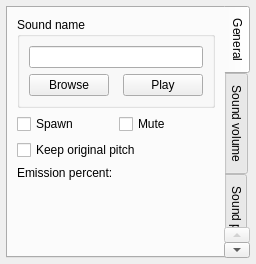
<?xml version="1.0" encoding="UTF-8"?>
<ui version="4.0">
 <class>CSoundPage</class>
 <widget class="QWidget" name="CSoundPage">
  <property name="geometry">
   <rect>
    <x>0</x>
    <y>0</y>
    <width>239</width>
    <height>264</height>
   </rect>
  </property>
  <property name="windowTitle">
   <string>Form</string>
  </property>
  <layout class="QGridLayout" name="gridLayout">
   <property name="margin">
    <number>6</number>
   </property>
   <item row="0" column="0">
    <widget class="QTabWidget" name="tabWidget">
     <property name="tabPosition">
      <enum>QTabWidget::East</enum>
     </property>
     <property name="currentIndex">
      <number>0</number>
     </property>
     <widget class="QWidget" name="tabWidgetPage1">
      <attribute name="title">
       <string>General</string>
      </attribute>
      <layout class="QGridLayout" name="gridLayout_3">
       <item row="0" column="0">
        <widget class="QGroupBox" name="groupBox">
         <property name="title">
          <string>Sound name</string>
         </property>
         <layout class="QGridLayout" name="gridLayout_2">
          <item row="0" column="0" colspan="3">
           <widget class="QLineEdit" name="soundNameLineEdit">
            <property name="readOnly">
             <bool>true</bool>
            </property>
           </widget>
          </item>
          <item row="1" column="0">
           <widget class="QPushButton" name="browsePushButton">
            <property name="text">
             <string>Browse</string>
            </property>
           </widget>
          </item>
          <item row="1" column="1">
           <spacer name="horizontalSpacer">
            <property name="orientation">
             <enum>Qt::Horizontal</enum>
            </property>
            <property name="sizeHint" stdset="0">
             <size>
              <width>93</width>
              <height>20</height>
             </size>
            </property>
           </spacer>
          </item>
          <item row="1" column="2">
           <widget class="QPushButton" name="playPushButton">
            <property name="text">
             <string>Play</string>
            </property>
           </widget>
          </item>
         </layout>
        </widget>
       </item>
       <item row="1" column="0">
        <layout class="QHBoxLayout" name="horizontalLayout">
         <item>
          <widget class="QCheckBox" name="spawnCheckBox">
           <property name="text">
            <string>Spawn</string>
           </property>
          </widget>
         </item>
         <item>
          <widget class="QCheckBox" name="muteCheckBox">
           <property name="text">
            <string>Mute</string>
           </property>
          </widget>
         </item>
        </layout>
       </item>
       <item row="2" column="0">
        <widget class="QCheckBox" name="keepPitchCheckBox">
         <property name="text">
          <string>Keep original pitch</string>
         </property>
        </widget>
       </item>
       <item row="3" column="0">
        <widget class="QLabel" name="label">
         <property name="text">
          <string>Emission percent:</string>
         </property>
        </widget>
       </item>
       <item row="4" column="0">
        <widget class="NLQT::CEditRangeFloatWidget" name="emissionWidget" native="true"/>
       </item>
       <item row="5" column="0">
        <spacer name="verticalSpacer">
         <property name="orientation">
          <enum>Qt::Vertical</enum>
         </property>
         <property name="sizeHint" stdset="0">
          <size>
           <width>20</width>
           <height>51</height>
          </size>
         </property>
        </spacer>
       </item>
      </layout>
     </widget>
     <widget class="QWidget" name="tabWidgetPage2">
      <attribute name="title">
       <string>Sound volume</string>
      </attribute>
      <layout class="QGridLayout" name="gridLayout_4">
       <item row="0" column="0">
        <widget class="NLQT::CAttribFloatWidget" name="gainWidget"/>
       </item>
       <item row="1" column="0">
        <spacer name="verticalSpacer_2">
         <property name="orientation">
          <enum>Qt::Vertical</enum>
         </property>
         <property name="sizeHint" stdset="0">
          <size>
           <width>20</width>
           <height>209</height>
          </size>
         </property>
        </spacer>
       </item>
      </layout>
     </widget>
     <widget class="QWidget" name="tabWidgetPage3">
      <attribute name="title">
       <string>Sound pitch</string>
      </attribute>
      <layout class="QGridLayout" name="gridLayout_5">
       <item row="0" column="0">
        <widget class="NLQT::CAttribFloatWidget" name="pitchWidget"/>
       </item>
       <item row="1" column="0">
        <spacer name="verticalSpacer_3">
         <property name="orientation">
          <enum>Qt::Vertical</enum>
         </property>
         <property name="sizeHint" stdset="0">
          <size>
           <width>20</width>
           <height>208</height>
          </size>
         </property>
        </spacer>
       </item>
      </layout>
     </widget>
    </widget>
   </item>
  </layout>
 </widget>
 <customwidgets>
  <customwidget>
   <class>NLQT::CEditRangeFloatWidget</class>
   <extends>QWidget</extends>
   <header>edit_range_widget.h</header>
   <container>1</container>
  </customwidget>
  <customwidget>
   <class>NLQT::CAttribFloatWidget</class>
   <extends>QGroupBox</extends>
   <header>attrib_widget.h</header>
   <container>1</container>
  </customwidget>
 </customwidgets>
 <resources/>
 <connections/>
</ui>
